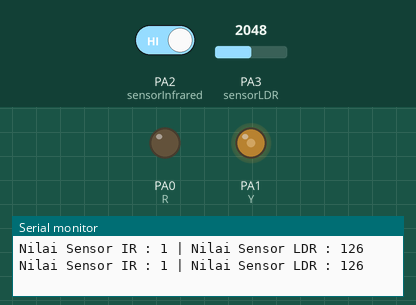
Simulated run of this sketch. Board: STM32 Blue Pill. Parts: output pins drawn as LEDs (lit = HIGH), the last lines printed to the serial monitor. The test bench sets the inputs (shaded band); at power-on: PA3 (sensorLDR) = 2048, PA2 (sensorInfrared) HIGH.

Above: at 1.8 s.
1.9 s: PA3 (sensorLDR) set to 3185
4.2 s: PA3 (sensorLDR) set to 3264
At 6.9 s:
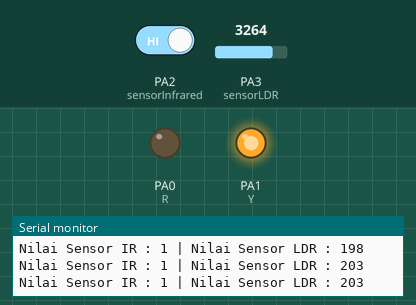
7.5 s: PA2 (sensorInfrared) driven LOW
At 10.4 s:
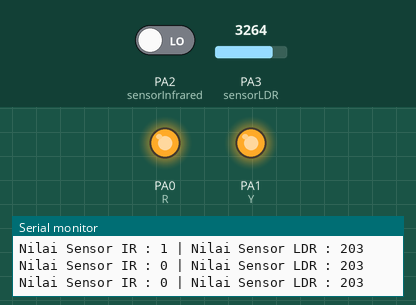
11.6 s: PA3 (sensorLDR) set to 2866
At 14.3 s:
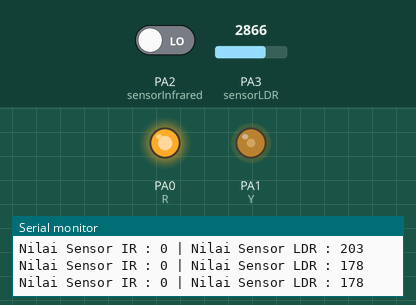
15.7 s: PA3 (sensorLDR) set to 1695
19.2 s: PA3 (sensorLDR) set to 1602
At 23.6 s:
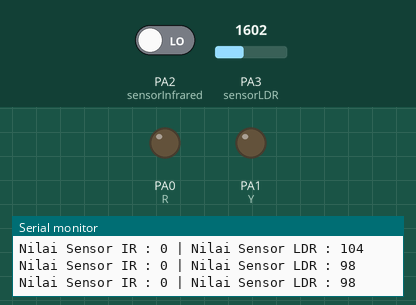
Timing chart, 0 to 24.3 s (numbered marks = the images above; inputs shaded):
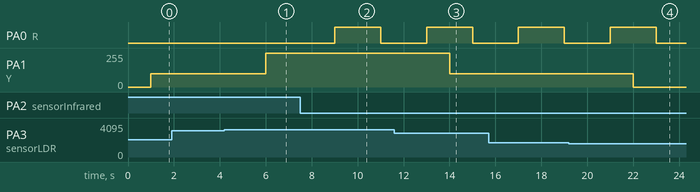

Measured:
- the behaviour switches between 3222 and 3223 on PA3 (sensorLDR) (found by bisection; images 0 and 1)
- the behaviour switches between 1637 and 1636 on PA3 (sensorLDR) (found by bisection; images 3 and 4)
- after the input at 4.2 s, PA1 (Y): 100/255 → 255/255 after 1.8 s
- after the input at 7.5 s, PA0 (R): LOW → HIGH after 1.5 s, → LOW 2.0 s later
- after the input at 11.6 s, PA1 (Y): 255/255 → 100/255 after 2.4 s
- after the input at 19.2 s, PA1 (Y): 100/255 → 0/255 after 2.8 s

The sketch:

STM32_SensorIRdanSensorLDR.ino
```cpp
//inisialisasi sensor
int sensorInfrared = PA2;
int sensorLDR = PA3 ;

//inisialisasi LED
int R = PA0;
int Y = PA1;
//int G = ;

//inisialisasi tambahan
int keyR = 0;

void setup() {
  //setup port
  Serial.begin(9600);

  //setup pin mode input atau output
  pinMode(R,OUTPUT);
  pinMode(Y,OUTPUT);
  pinMode(sensorInfrared,INPUT);
  pinMode(sensorLDR,INPUT);

}

void loop() {
  //baca data
  int readSensorInfrared = digitalRead(sensorInfrared);
  int readSensorLDR = analogRead(sensorLDR);
  readSensorLDR = map(readSensorLDR,4095,50,255,0);

  //print serial
  Serial.print("Nilai Sensor IR : ");
  Serial.print(readSensorInfrared);
  Serial.print(" | Nilai Sensor LDR : ");
  Serial.print(readSensorLDR);
  Serial.println();
  delay(1000);

  //logic infrared sensor
  if(readSensorInfrared == 0 && keyR == 0){
    digitalWrite(R,HIGH);
    delay(1000);
    keyR = 1;
  }else if(readSensorInfrared == 0 && keyR == 1){
    digitalWrite(R,LOW);
    delay(1000);
    keyR = 0;
  }

  //logic ldr sensor
  if(readSensorLDR <= 100){
    analogWrite(Y,0);
  }else if(readSensorLDR > 100 && readSensorLDR <= 200){
    analogWrite(Y,100);
  }else{
    analogWrite(Y,255);
  }

}
```
